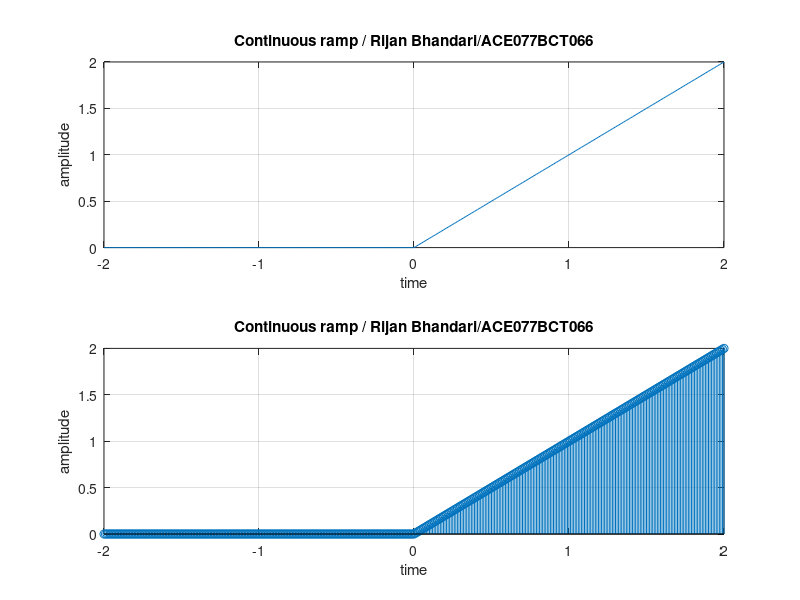

The MATLAB script that drew this image:

clc;
close all;
clear all;
i = 1
for t = -2 : 0.01 : 2
    if(t>=0)
        x(i)=t;
    else
        x(i)=0;
    end;
    i = i + 1;
end;

t = -2: 0.01 : 2;
subplot(2,1,1);
plot(t,x );
xlabel('time');
ylabel('amplitude');
title('Continuous ramp / Rijan Bhandari/ACE077BCT066')
grid on;

i = 1
for t = -2 : 0.01 : 2
    if(t>=0)
        x(i)=t;
    else
        x(i)=0;
    end;
    i = i + 1;
end;

t = -2: 0.01 : 2;
subplot(2,1,2);
stem(t,x);
xlabel('time');
ylabel('amplitude');
title('Continuous ramp / Rijan Bhandari/ACE077BCT066')
grid on;